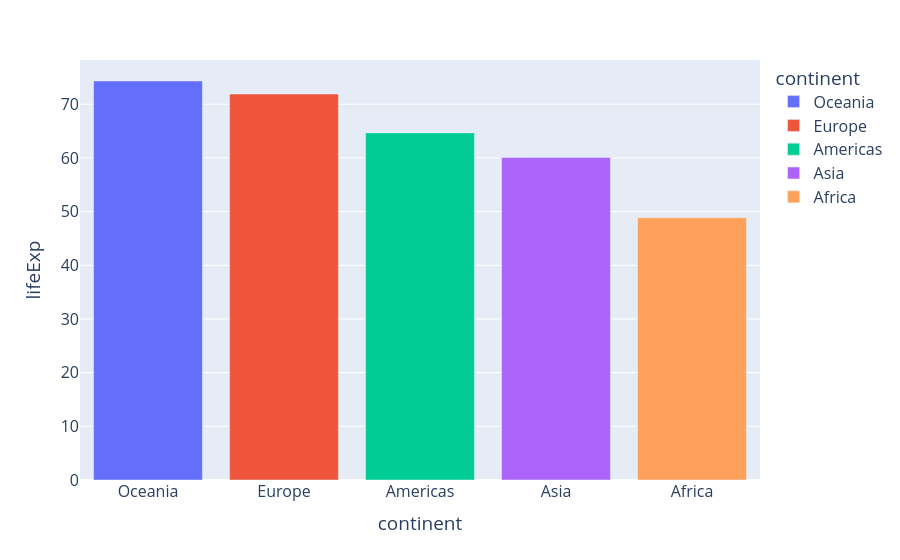

The cell this chart's notebook holds for it:
### Code cell
fig=px.bar(e,x="continent", y="lifeExp", color="continent")
fig.update_layout(font_size=16)
fig.show()

### Figure 1 — Plotly figure (JSON) as saved in the notebook; plotly's stock layout.template omitted (floating-point values rounded to 4 significant figures)
{"data": [{"hovertemplate": "continent=%{x}<br>lifeExp=%{y}<extra></extra>", "legendgroup": "Oceania", "marker": {"color": "#636efa", "pattern": {"shape": ""}}, "name": "Oceania", "orientation": "v", "showlegend": true, "textposition": "auto", "type": "bar", "x": ["Oceania"], "xaxis": "x", "y": [74.33], "yaxis": "y"}, {"hovertemplate": "continent=%{x}<br>lifeExp=%{y}<extra></extra>", "legendgroup": "Europe", "marker": {"color": "#EF553B", "pattern": {"shape": ""}}, "name": "Europe", "orientation": "v", "showlegend": true, "textposition": "auto", "type": "bar", "x": ["Europe"], "xaxis": "x", "y": [71.9], "yaxis": "y"}, {"hovertemplate": "continent=%{x}<br>lifeExp=%{y}<extra></extra>", "legendgroup": "Americas", "marker": {"color": "#00cc96", "pattern": {"shape": ""}}, "name": "Americas", "orientation": "v", "showlegend": true, "textposition": "auto", "type": "bar", "x": ["Americas"], "xaxis": "x", "y": [64.66], "yaxis": "y"}, {"hovertemplate": "continent=%{x}<br>lifeExp=%{y}<extra></extra>", "legendgroup": "Asia", "marker": {"color": "#ab63fa", "pattern": {"shape": ""}}, "name": "Asia", "orientation": "v", "showlegend": true, "textposition": "auto", "type": "bar", "x": ["Asia"], "xaxis": "x", "y": [60.06], "yaxis": "y"}, {"hovertemplate": "continent=%{x}<br>lifeExp=%{y}<extra></extra>", "legendgroup": "Africa", "marker": {"color": "#FFA15A", "pattern": {"shape": ""}}, "name": "Africa", "orientation": "v", "showlegend": true, "textposition": "auto", "type": "bar", "x": ["Africa"], "xaxis": "x", "y": [48.87], "yaxis": "y"}], "layout": {"barmode": "relative", "font": {"size": 16}, "legend": {"title": {"text": "continent"}, "tracegroupgap": 0}, "margin": {"t": 60}, "xaxis": {"anchor": "y", "categoryarray": ["Oceania", "Europe", "Americas", "Asia", "Africa"], "categoryorder": "array", "domain": [0, 1], "title": {"text": "continent"}}, "yaxis": {"anchor": "x", "domain": [0, 1], "title": {"text": "lifeExp"}}}}
